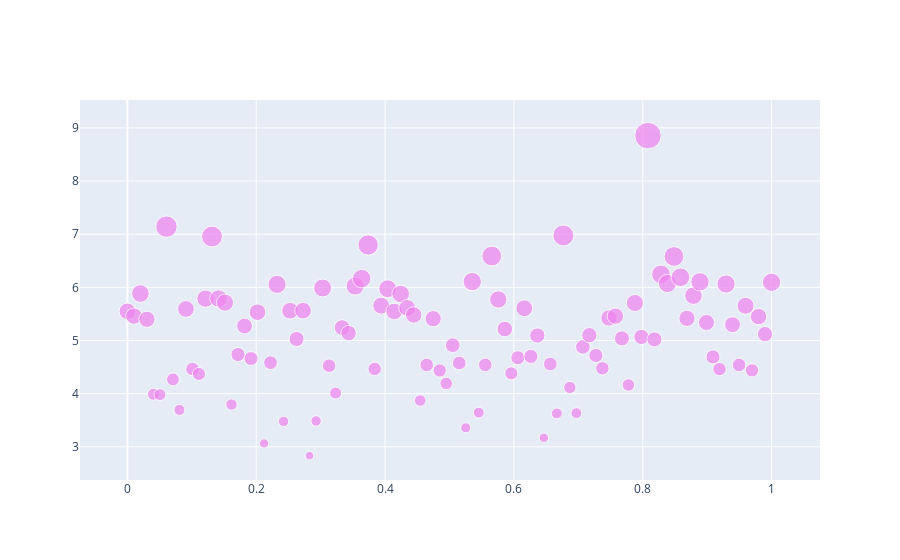

Notebook cell for this chart:
### Code cell
fig = go.Figure()

fig.add_traces(go.Scatter(x=x, y=random_y0, 
                          mode="markers", 
                          name="markers", 
                          marker=dict(size=random_y0*3,color="violet"),
                          hovertemplate="R$ %{y}"
                          )
                )

fig.show()
